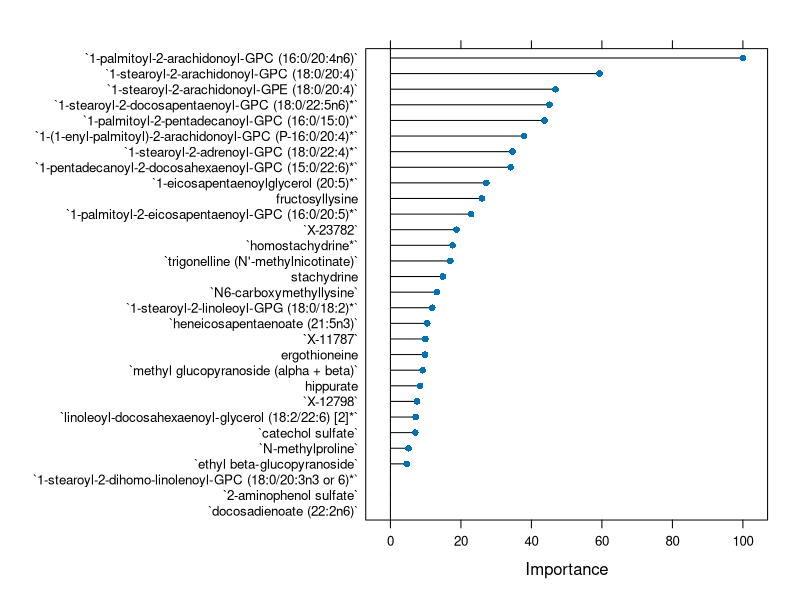

This chart was generated by the following R code:
## ---- chunk 1
knitr::opts_chunk$set(echo = FALSE,warning = FALSE, message = FALSE)
## ---- chunk 2
library(readr)
dat <- read_csv("Peak_area_data.csv")
dim(dat)

## ---- chunk 3
library(caret)
library(dplyr)
library(glmnet)

dat <- dat %>% 
        select(-c("PARENT_SAMPLE_NAME"))
dat$Treatment <- as.factor(dat$Treatment)
## ---- chunk 4
## 75% of the sample size
# smp_size <- floor(0.8 * nrow(dat))
# 
# ## set the seed to make your partition reproducible
# set.seed(123)
# train_ind <- sample(seq_len(nrow(dat)), size = smp_size)
# 
# train <- dat[train_ind, ]
# test <- dat[-train_ind, ]
## ---- chunk 5
set.seed(10)


# this method controls everything about training
# we will just set up 10-fold cross validation
trctrl <- trainControl(method = "cv",number=10)


enetFit <- train(Treatment~., data = dat, 
                 method = "glmnet",
                 trControl=trctrl,
                 # alpha and lambda paramters to try
                 tuneGrid = data.frame(alpha=0.5,
                                       lambda=seq(0.1,0.7,0.05)))

## ---- chunk 6

# test accuracy 
# class.res=predict(enetFit,test[,-1])
# table(test$Treatment,class.res)
## ---- chunk 7

plot(varImp(enetFit),top=30)


